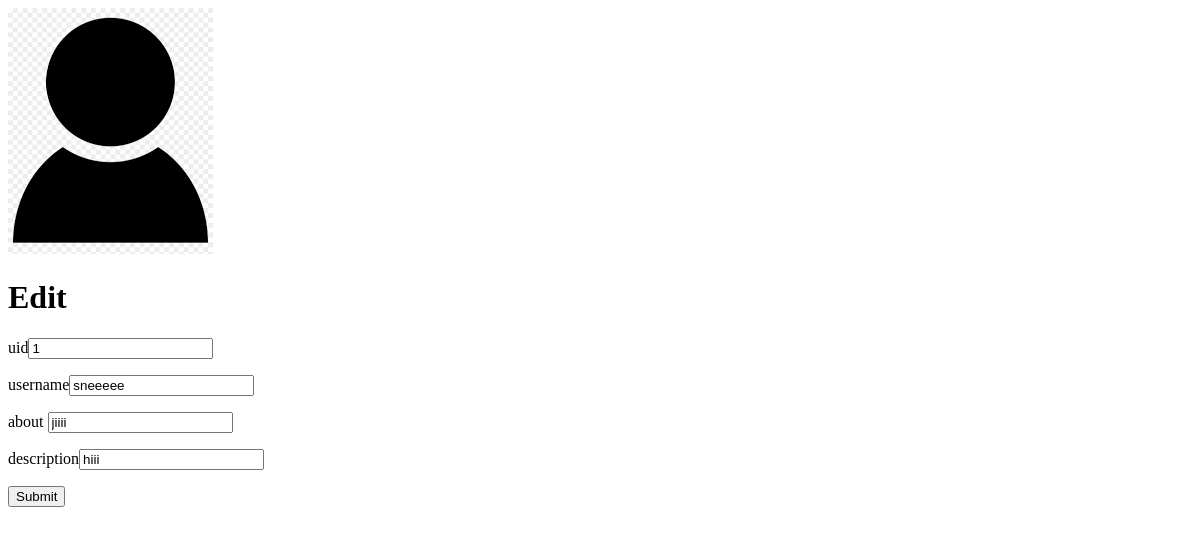
Page /blog/55/update on the earlier database version.
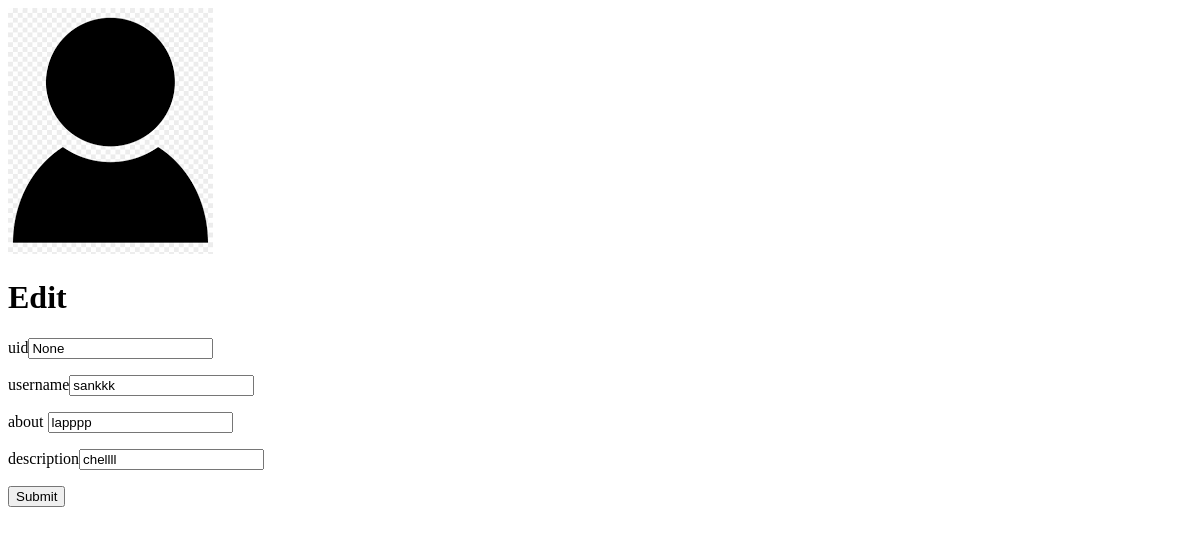
Same page on the later database version.
### render.py (models this page shows)
class Blog(db.Model):
	bid = db.Column(db.Integer, primary_key=True)
	uid = db.Column(db.Integer,db.ForeignKey('register'))
	username = db.Column(db.String(120),unique=False, nullable=False)
	datecreated=db.Column(db.DateTime, nullable=False)
	about= db.Column(db.String(120), unique=True, nullable=False)
	description= db.Column(db.String(120), unique=True, nullable=False)

### render.py (the view, shortened to what this page needs)
@app.route('/blog/<int:bid>/update',methods=["GET","POST"])
def update(bid):
	form = BForm(request.form)
	emp=Blog.query.filter_by(bid=bid).first()
	return render_template('update.html', emp = emp)

### render.py
class BForm(FlaskForm):
	bid = IntegerField('uid',validators=[DataRequired()])
	uid = IntegerField('bid',validators=[DataRequired()])
	username = StringField('Username', [validators.Length(min=4, max=25)])
	about = StringField('about', [validators.Length(min=4, max=25)])
	description = StringField('description', [validators.Length(min=4, max=25)])

### templates/update.html
<!DOCTYPE html>
<html lang = "en">
   <head></head>
   <body>
      <div class="loginbox">
      <img src="static/img/avatar.png" class="avatar">
      <h1>Edit</h1>
      <form action="update" method="post">
         <p>uid<input type = "integer" name = "uid" value="{{emp.uid}}"/></p>
         <p>username<input type = "text" name = "username" value="{{emp.username}}"/></p>
         <p>about <input type = "text" name = "about" value="{{emp.about}}"/></p>
         <p>description<input type = "text" name = "description" value="{{emp.description}}"/></p>
        <p><input type = "submit" value = "Submit" /></p>
      </form>
</div>
</body>
</html>

Differences in the rows shown:
changed Blog: uid "1" → "None"; username "sneeeee" → "sankkk"; about "jiiii" → "lapppp"; description "hiii" → "chellll"
